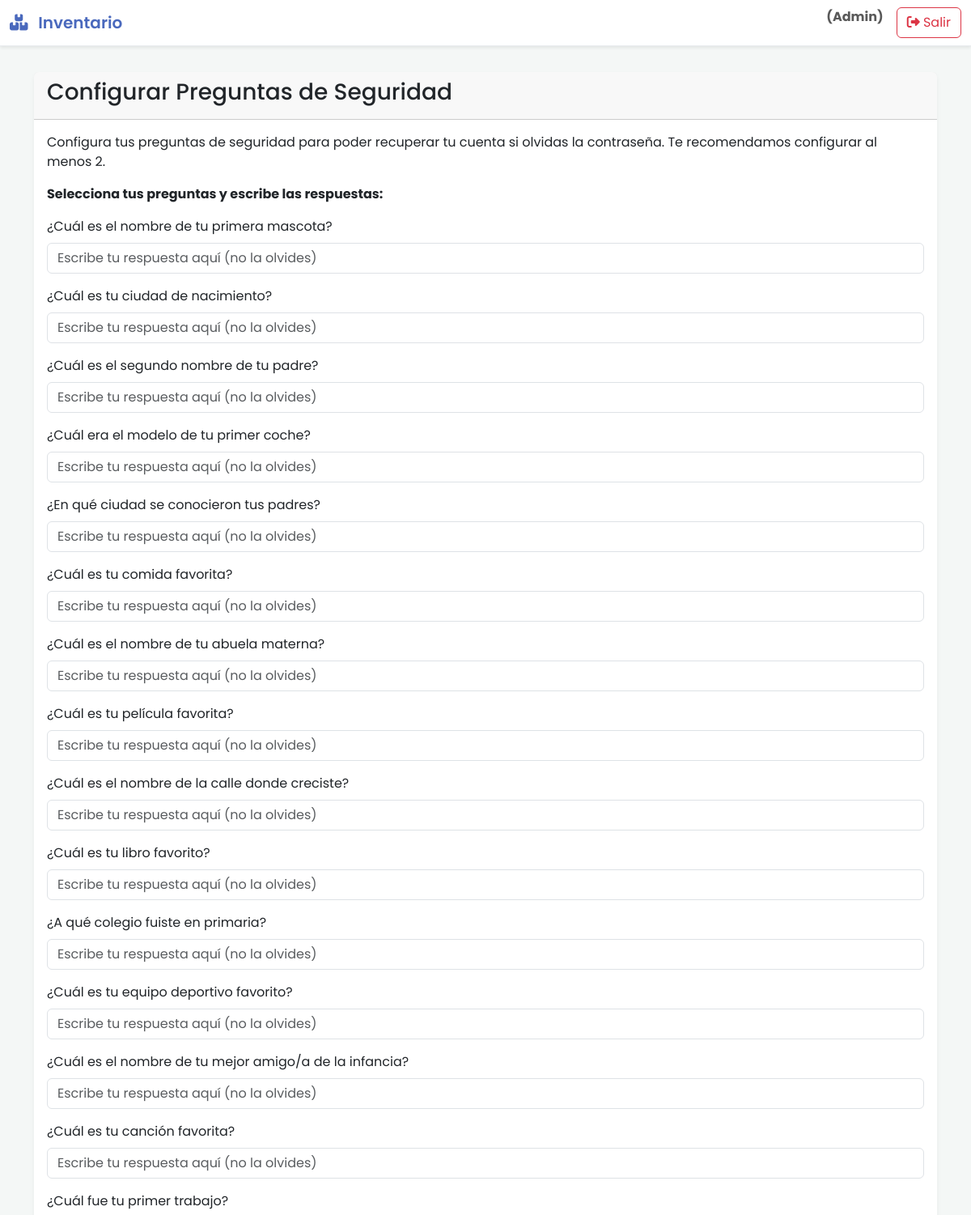
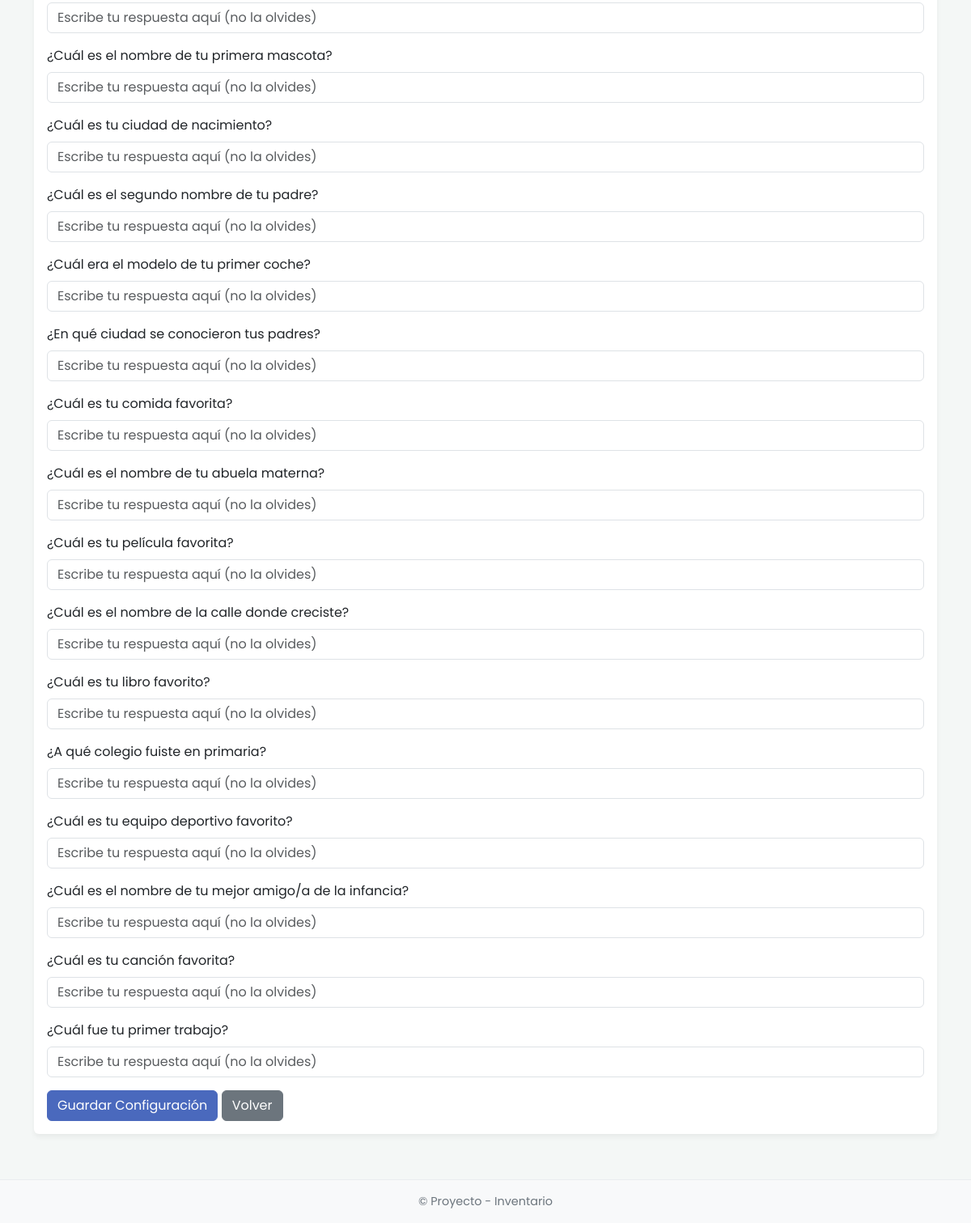
Screenshot of /configurar_seguridad.php (signed in) with the database file from the repository (2 pictures, top to bottom).
### tables this page shows
CREATE TABLE `preguntas_seguridad` (
  `id` int NOT NULL,
  `pregunta` varchar(255) NOT NULL
);

### configurar_seguridad.php (the view, shortened to what this page needs)
<?php
include 'db.php';
$stmt_preguntas = $pdo->query("SELECT id, pregunta FROM preguntas_seguridad ORDER BY id");
$preguntas_disponibles = $stmt_preguntas->fetchAll(PDO::FETCH_ASSOC);
include 'header.php';
?>
<div class="card">
    <div class="card-header">
        <h3>Configurar Preguntas de Seguridad</h3>
    </div>
    <div class="card-body">
        <p>Configura tus preguntas de seguridad para poder recuperar tu cuenta si olvidas la contraseña. Te recomendamos configurar al menos 2.</p>
        <form action="configurar_seguridad.php" method="post">
            <p><strong>Selecciona tus preguntas y escribe las respuestas:</strong></p>
            <?php foreach ($preguntas_disponibles as $pregunta): ?>
            <div class="mb-3">
                <label for="respuesta_<?= $pregunta['id'] ?>" class="form-label"><?= htmlspecialchars($pregunta['pregunta']) ?></label>
                <input type="text" class="form-control"
                       id="respuesta_<?= $pregunta['id'] ?>"
                       name="respuestas[<?= $pregunta['id'] ?>]"
                       placeholder="Escribe tu respuesta aquí (no la olvides)">
            </div>
            <?php endforeach; ?>
            <button type="submit" class="btn btn-primary">Guardar Configuración</button>
            <a href="index.php" class="btn btn-secondary">Volver</a>
        </form>
    </div>
</div>
<?php include 'footer.php'; ?>

### header.php (shortened to what this page needs)
<!doctype html>
<html lang="es">
<head>
    <link href="https://cdn.jsdelivr.net/npm/bootstrap@5.3.2/dist/css/bootstrap.min.css" rel="stylesheet">
    <link rel="stylesheet" href="https://cdnjs.cloudflare.com/ajax/libs/font-awesome/6.4.0/css/all.min.css">
    <link rel="stylesheet" href="assets/css/style.css">
</head>
<body>
<nav class="navbar navbar-expand-lg navbar-light">
  <div class="container-fluid">
    <a class="navbar-brand" href="index.php">
        <i class="fas fa-boxes-stacked"></i>
        Inventario
    </a>
    <div class="collapse navbar-collapse" id="navbarNav">
      <ul class="navbar-nav ms-auto">
        <li class="nav-item">
          <span class="navbar-text me-3">
                                    <strong>(<?php if (isset($_SESSION["usuario_rol"])) {
                                        echo htmlspecialchars($_SESSION["usuario_rol"]);
                                    } ?>)</strong>
          </span>
        </li>
        <li class="nav-item">
          <a class="btn btn-outline-danger" href="logout.php">
            <i class="fas fa-sign-out-alt"></i> Salir
          </a>
        </li>
      </ul>
    </div>
  </div>
</nav>
<div class="container main-container">

### footer.php (shortened to what this page needs)
</div>
<footer class="bg-light text-center py-3 mt-4">
  <div class="container">© Proyecto - Inventario</div>
</footer>
</body>
</html>

### assets/css/style.css (style rules this page uses)
:root { --primary-color: #4a69bd; --secondary-color: #6c757d; --light-color: #f8f9fa; --dark-color: #343a40; --font-family: 'Poppins', sans-serif; --border-radius: 0.375rem; }
body { font-family: var(--font-family); background-color: #f4f7f6; color: var(--dark-color); }
.navbar { background-color: #fff; box-shadow: 0 2px 4px rgba(0,0,0,.08); border-bottom: 1px solid #e9ecef; }
.navbar-brand { font-weight: 600; color: var(--primary-color); }
.navbar-brand i { margin-right: 8px; }
.main-container { padding-top: 2rem; padding-bottom: 2rem; }
.card { border: none; border-radius: var(--border-radius); box-shadow: 0 4px 6px rgba(0,0,0,.05); transition: all 0.3s ease; }
.btn-primary { background-color: var(--primary-color); border-color: var(--primary-color); transition: background-color 0.2s ease-in-out; }
footer { padding: 1.5rem 0; background-color: #fff; border-top: 1px solid #e9ecef; color: var(--secondary-color); font-size: 0.9rem; }

### rows the page displays
preguntas_seguridad: pregunta "¿Cuál es el nombre de tu primera mascota?"
preguntas_seguridad: pregunta "¿Cuál es tu ciudad de nacimiento?"
preguntas_seguridad: pregunta "¿Cuál es el segundo nombre de tu padre?"
preguntas_seguridad: pregunta "¿Cuál era el modelo de tu primer coche?"
preguntas_seguridad: pregunta "¿En qué ciudad se conocieron tus padres?"
preguntas_seguridad: pregunta "¿Cuál es tu comida favorita?"
preguntas_seguridad: pregunta "¿Cuál es el nombre de tu abuela materna?"
preguntas_seguridad: pregunta "¿Cuál es tu película favorita?"
preguntas_seguridad: pregunta "¿Cuál es el nombre de la calle donde creciste?"
preguntas_seguridad: pregunta "¿Cuál es tu libro favorito?"
preguntas_seguridad: pregunta "¿A qué colegio fuiste en primaria?"
preguntas_seguridad: pregunta "¿Cuál es tu equipo deportivo favorito?"
preguntas_seguridad: pregunta "¿Cuál es el nombre de tu mejor amigo/a de la infancia?"
preguntas_seguridad: pregunta "¿Cuál es tu canción favorita?"
preguntas_seguridad: pregunta "¿Cuál fue tu primer trabajo?"
preguntas_seguridad: pregunta "¿Cuál es el nombre de tu primera mascota?"
preguntas_seguridad: pregunta "¿Cuál es tu ciudad de nacimiento?"
preguntas_seguridad: pregunta "¿Cuál es el segundo nombre de tu padre?"
preguntas_seguridad: pregunta "¿Cuál era el modelo de tu primer coche?"
preguntas_seguridad: pregunta "¿En qué ciudad se conocieron tus padres?"
preguntas_seguridad: pregunta "¿Cuál es tu comida favorita?"
preguntas_seguridad: pregunta "¿Cuál es el nombre de tu abuela materna?"
preguntas_seguridad: pregunta "¿Cuál es tu película favorita?"
preguntas_seguridad: pregunta "¿Cuál es el nombre de la calle donde creciste?"
preguntas_seguridad: pregunta "¿Cuál es tu libro favorito?"
preguntas_seguridad: pregunta "¿A qué colegio fuiste en primaria?"
preguntas_seguridad: pregunta "¿Cuál es tu equipo deportivo favorito?"
preguntas_seguridad: pregunta "¿Cuál es el nombre de tu mejor amigo/a de la infancia?"
preguntas_seguridad: pregunta "¿Cuál es tu canción favorita?"
preguntas_seguridad: pregunta "¿Cuál fue tu primer trabajo?"

### other values shown
$_SESSION["usuario_rol"] "Admin"
